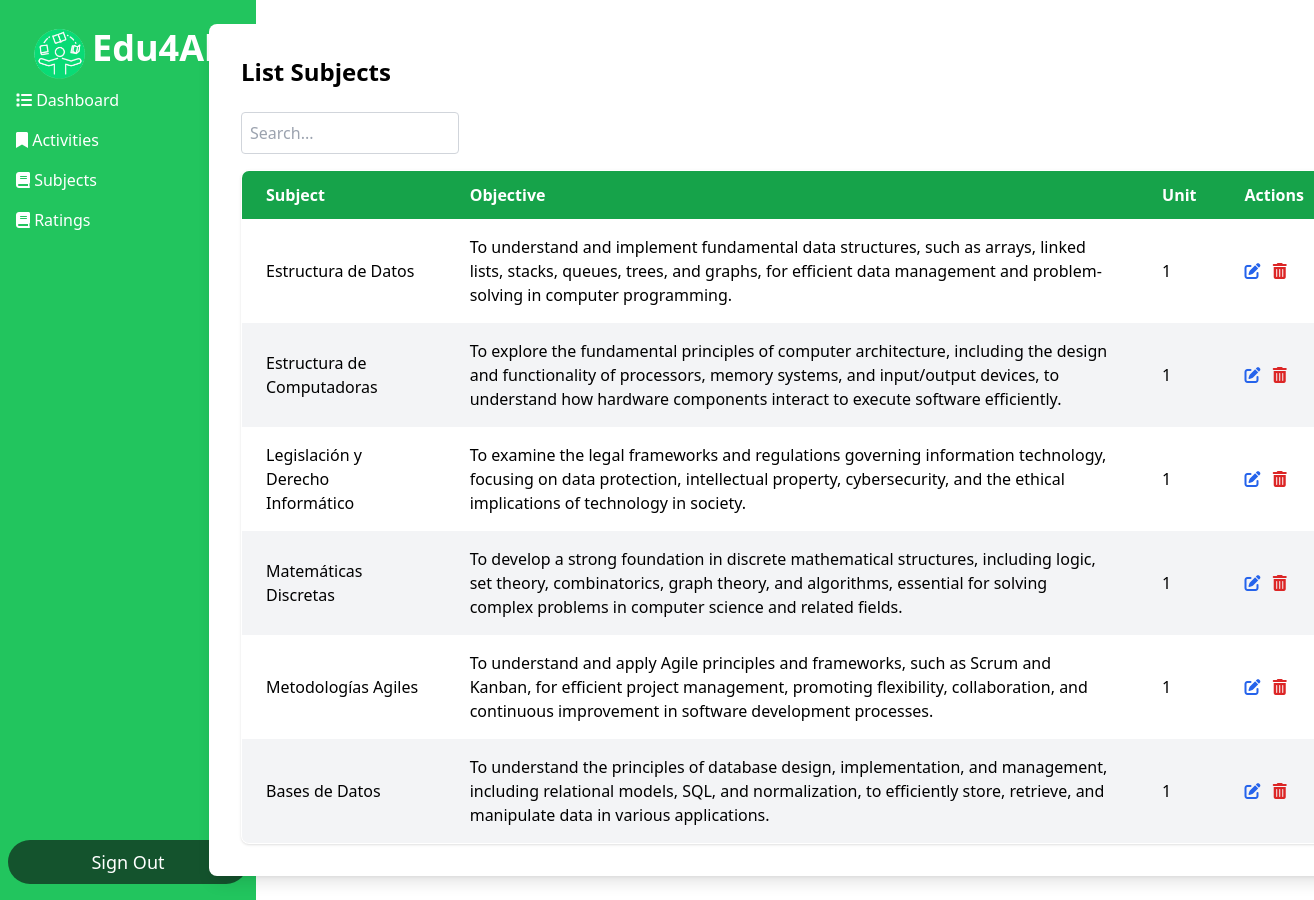
The app's page /Dashboard_Alumno/dashboard.php?action=listar_materias (signed in), older data.
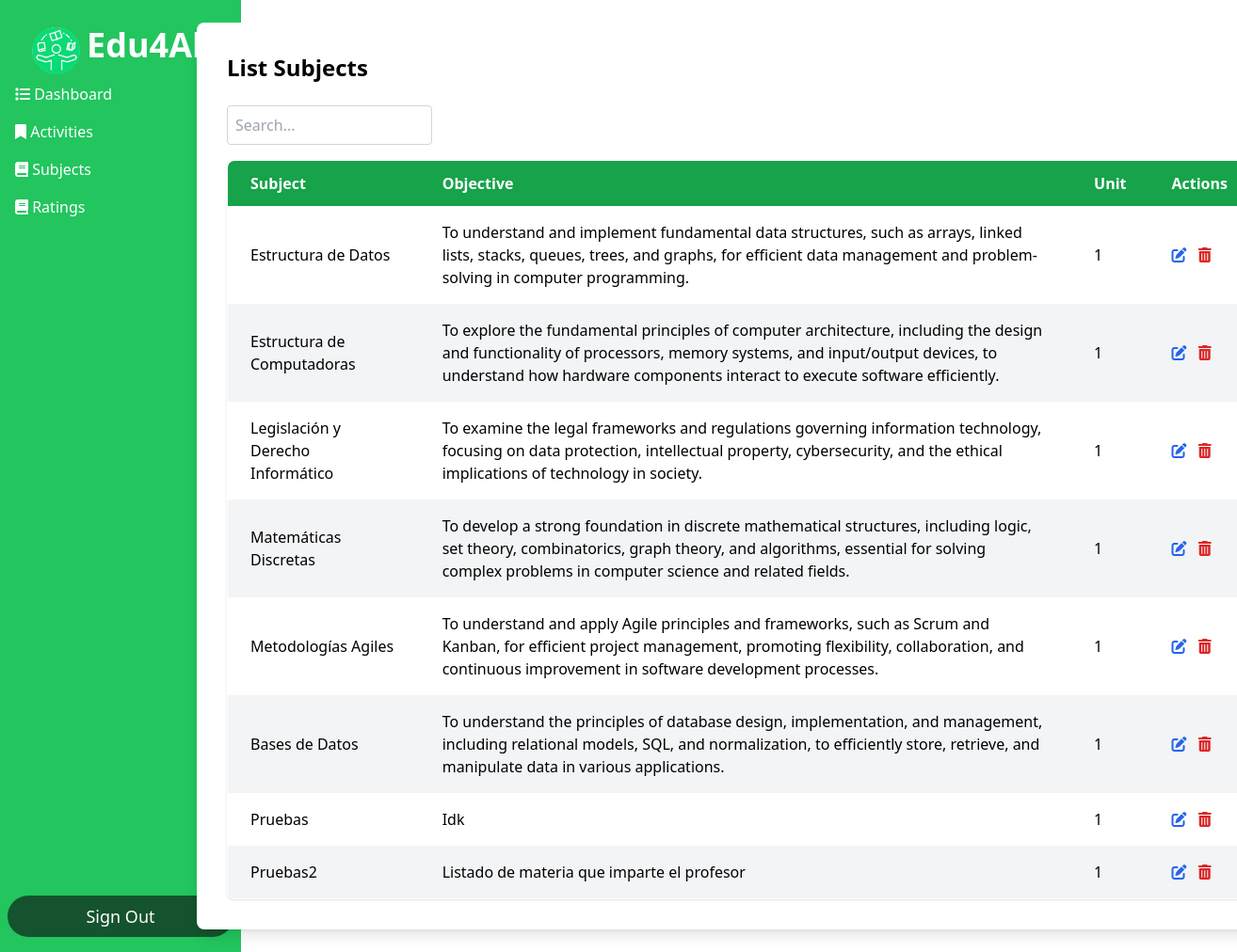
The same page, newer data.
### tables this page shows
CREATE TABLE `programas` (
  `id` int(11) NOT NULL,
  `nombre_materia` varchar(100) DEFAULT NULL,
  `objetivos` text DEFAULT NULL,
  `unidad` varchar(50) DEFAULT NULL,
  `mtimparte` int(11) NOT NULL
);

### Conexion/conexion.php (called while the page is built, shortened)
<?php
	class Conexion
	{
		private $host='localhost';
		private $usuario='root';
		private $password = '';
		private $base='escuela';
		public $sentencia;
		private $conexion;
		private function abrir_conexion(){
			$this->conexion = new mysqli($this->host,$this->usuario,$this->password,$this->base);
		}
		public function obtener_sentencia(){
			$result = $this->conexion->query($this->sentencia);
			return $result;
		}
	}
?>

### Conexion/contacto.php (called while the page is built, shortened)
<?php
    include ("conexion.php");
    class Contacto extends Conexion {
        public function consultarmaterias() {
            $this->sentencia = "SELECT * FROM programas;";
            return $this->obtener_sentencia();
        }
    }
?>

### Dashboard_Alumno/listarmaterias.php (the view, shortened to what this page needs)
<?php
require_once("../Conexion/contacto.php");
$obj = new Contacto();
$resultado = $obj->consultarmaterias();
?>
<div class="max-w-6xl translate-x-32 mx-auto bg-white p-8 rounded-lg shadow-lg">
    <h1 class="text-2xl font-bold mb-6">List Subjects</h1>
    <input type="text" id="commandPalette" placeholder="Search..." class="block w-1/5 p-2 border border-gray-300 rounded mb-4">
    <table class="min-w-full table-auto border-collapse border border-gray-300 rounded-lg overflow-hidden shadow">
        <thead>
            <tr class="bg-green-600 text-white">
                <th class="px-6 py-3 text-left">Subject</th>
                <th class="px-6 py-3 text-left">Objective</th>
                <th class="px-6 py-3 text-left">Unit</th>
                <th class="px-6 py-3 text-left">Actions</th>
            </tr>
        </thead>
        <tbody id="userTable">
            <?php if ($resultado):  ?>
                <?php while ($registro = $resultado->fetch_assoc()): ?>
                    <tr class="even:bg-gray-100 hover:bg-gray-200">
                        <td class="px-6 py-4"><?php echo htmlspecialchars($registro["nombre_materia"]); ?></td>
                        <td class="px-6 py-4"><?php echo htmlspecialchars($registro["objetivos"]); ?></td>
                        <td class="px-6 py-4"><?php echo htmlspecialchars($registro["unidad"]); ?></td>
                        <td class="px-6 py-4">
                            <form action="" method="POST" style="display:inline;">
                                <button type="submit" name="modificarBtn" class="relative group text-blue-600 hover:text-blue-800 mr-2">
                                    <i class="fas fa-edit"></i>
                                </button>
                            </form>
                            <a href="#" onclick="mostrarModal(<?php echo $registro['id']; ?>)" class="relative group text-red-600 hover:text-red-800">
                                <i class="fas fa-trash-alt"></i>
                            </a>
                        </td>
                    </tr>
                <?php endwhile; ?>
            <?php else: ?>
                <tr>
                    <td colspan="4" class="px-6 py-4 text-center">No subjects found</td>
                </tr>
            <?php endif; ?>
        </tbody>
    </table>
</div>

Row changes from the older to the newer data that the page shows:
added programas: nombre_materia "Pruebas", objetivos "Idk", unidad "1"
added programas: nombre_materia "Pruebas2", objetivos "Listado de materia que imparte el profesor", unidad "1"
